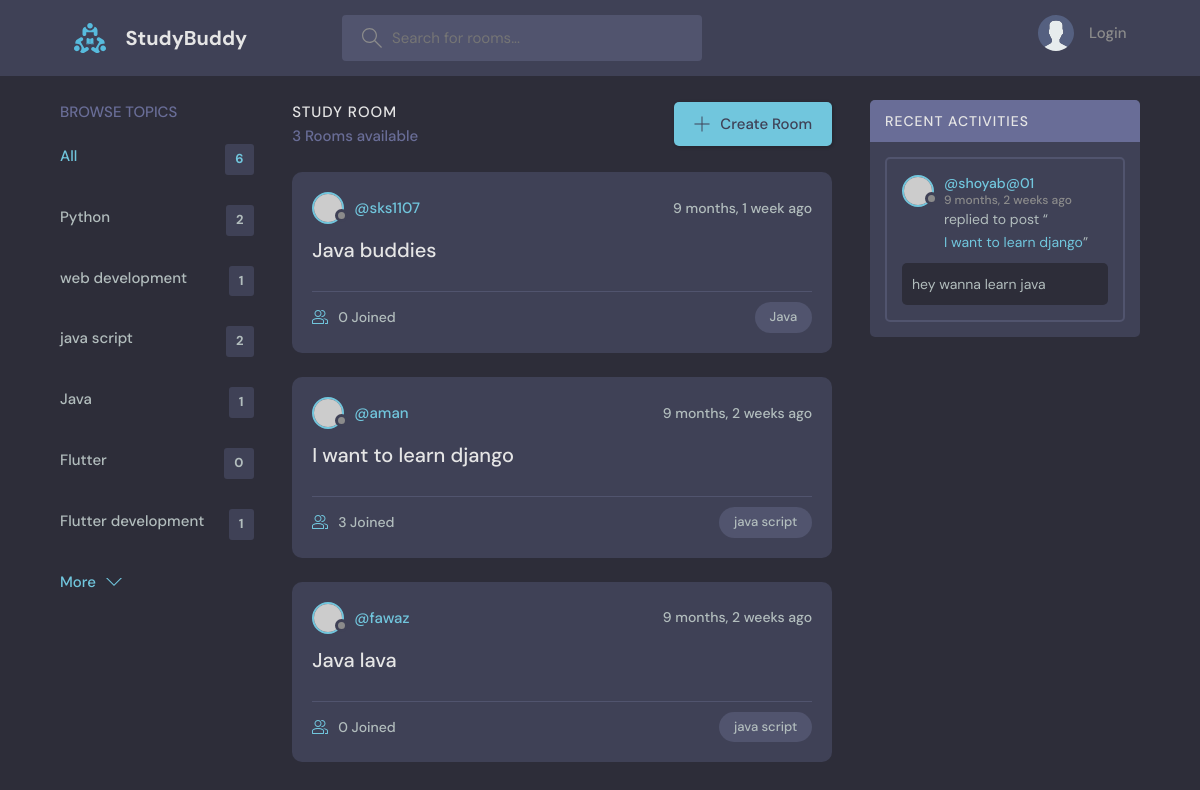
Screenshot of /?q=Java with the database file from the repository.
### base/models.py (models this page shows, shortened)
class Topic(models.Model):
    name = models.CharField(max_length = 200)
    def __str__(self):
        return self.name

class Room(models.Model):
    host = models.ForeignKey(User, on_delete = models.SET_NULL, null = True)
    topic = models.ForeignKey(Topic, on_delete = models.SET_NULL, null = True)
    name = models.CharField(max_length=200)
    description = models.TextField(null = True)
    participants = models.ManyToManyField(User, related_name ='participants', blank=True)
    updated = models.DateTimeField(auto_now = True)
    created = models.DateTimeField(auto_now_add = True)
    class Meta:
        ordering = ['-updated', '-created']
    def __str__(self):
        return self.name

class Message(models.Model):
    user = models.ForeignKey(User, on_delete = models.CASCADE)
    room = models.ForeignKey(Room, on_delete = models.CASCADE)
    body = models.TextField()
    updated = models.DateTimeField(auto_now = True)
    created = models.DateTimeField(auto_now_add = True)
    class Meta:
        ordering = ['-updated', '-created']

### base/views.py (the view)
# urls.py: path('',  views.home, name="home"),
def home(request):
    q = request.GET.get('q') if request.GET.get('q') != None else ''
    rooms = Room.objects.filter(
        Q(topic__name__icontains=q),
    )
    print(rooms)
    topics = Topic.objects.all()
    room_count = rooms.count()
    room_messages = Message.objects.filter(Q(room__topic__name__icontains=q))
    context = {'rooms':rooms, 'topics':topics, 'room_count':room_count, 'room_messages': room_messages}
    return render(request, 'base/home.html', context)

### base/templates/base/home.html (shortened to what this page needs)
{% extends 'main.html' %}
{% block content %}
<main class="layout layout--3">
  <div class="container">
    {% include 'base/topics_component.html' %}
    <div class="roomList">
      <div class="roomList__header">
        <div>
          <h2>Study Room</h2>
          <p>{{rooms.count}} Rooms available</p>
        </div>
        <a class="btn btn--main" href="{% url 'create-room' %}">
          <svg
            version="1.1"
            xmlns="http://www.w3.org/2000/svg"
            width="32"
            height="32"
            viewBox="0 0 32 32"
          >
            <title>add</title>
            <path
              d="M16.943 0.943h-1.885v14.115h-14.115v1.885h14.115v14.115h1.885v-14.115h14.115v-1.885h-14.115v-14.115z"
            ></path>
          </svg>
          Create Room
        </a>
      </div>
      {% include 'base/feed_component.html' %}
    </div>
    {% include 'base/activity_component.html' %}
  </div>
</main>
{% endblock content %}

### base/templates/base/topics_component.html (shortened to what this page needs)
<div class="topics">
  <div class="topics__header">
    <h2>Browse Topics</h2>
  </div>
  <ul class="topics__list">
    <li>
      <a href="{% url 'home' %}" class="active">All <span>{{topics.count}}</span></a>
    </li>
    {% for topic in topics %}
    <li>
      <a href="{% url 'home' %}?q={{topic}}">{{topic}} <span>{{topic.room_set.all.count}}</span></a>
    </li>
    {% endfor %}
  </ul>
  <a class="btn btn--link" href="topics.html">
    More
    <svg
      version="1.1"
      xmlns="http://www.w3.org/2000/svg"
      width="32"
      height="32"
      viewBox="0 0 32 32"
    >
      <title>chevron-down</title>
      <path d="M16 21l-13-13h-3l16 16 16-16h-3l-13 13z"></path>
    </svg>
  </a>
</div>

### base/templates/base/feed_component.html (shortened to what this page needs)
{% for room in rooms %}
<div class="roomListRoom">
  <div class="roomListRoom__header">
    <a href="{% url 'profile' room.host.id %}" class="roomListRoom__author">
      <div class="avatar avatar--small">
        <img src="https://randomuser.me/api/portraits/women/11.jpg" />
      </div>
      <span>@{{room.host.username}}</span>
    </a>
    <div class="roomListRoom__actions">
      <span>{{room.created | timesince}} ago</span>
    </div>
  </div>
  <div class="roomListRoom__content">
    <a href="{% url 'room' room.id %}">{{room.name}}</a>
  </div>
  <div class="roomListRoom__meta">
    <a href="{% url 'room' room.id %}" class="roomListRoom__joined">
      {{room.participants.all.count}} Joined
    </a>
    <p class="roomListRoom__topic">{{room.topic.name}}</p>
  </div>
</div>
{% endfor %}

### base/templates/base/activity_component.html (shortened to what this page needs)
<div class="activities">
  <div class="activities__header">
    <h2>Recent Activities</h2>
  </div>
  {% for message in room_messages %}
  <div class="activities__box">
    <div class="activities__boxHeader roomListRoom__header">
      <a href="{% url 'profile' message.user.id %}" class="roomListRoom__author">
        <div class="avatar avatar--small">
          <img src="https://randomuser.me/api/portraits/women/11.jpg" />
        </div>
        <p>
          @{{message.user}}
          <span>{{message.created | timesince}} ago</span>
        </p>
      </a>
    </div>
    <div class="activities__boxContent">
      <p>
        replied to post “<a href="{% url 'room' message.room.id %}">{{message.room.name}}</a
        >”
      </p>
      <div class="activities__boxRoomContent">
        {{message.body}}
      </div>
    </div>
  </div>
  {% endfor %}
</div>

### rows the page displays
Topic: name "Python", room_set.all.count "2"
Topic: name "web development", room_set.all.count "1"
Topic: name "java script", room_set.all.count "2"
Topic: name "Java", room_set.all.count "1"
Topic: name "Flutter", room_set.all.count "0"
Topic: name "Flutter development", room_set.all.count "1"
Room: host.username "sks1107", created "9 months, 1 week", name "Java buddies", participants.all.count "0", topic.name "Java"
Room: host.username "aman", created "9 months, 2 weeks", name "I want to learn django", participants.all.count "3", topic.name "java script"
Room: host.username "fawaz", created "9 months, 2 weeks", name "Java lava", participants.all.count "0", topic.name "java script"
Message: user "shoyab@01", created "9 months, 2 weeks", room.name "I want to learn django", body "hey wanna learn java"

### other values shown
{{ topics.count }} "6"
{{ rooms.count }} "3"
